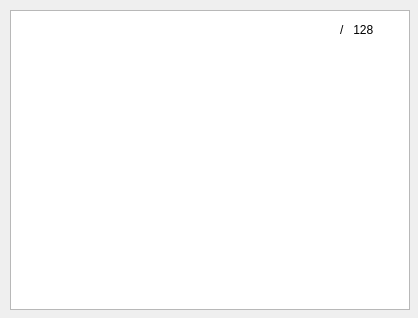
      <widget class="QWidget" name="scrollAreaWidgetContents_53">
       <property name="geometry">
        <rect>
         <x>0</x>
         <y>0</y>
         <width>418</width>
         <height>318</height>
        </rect>
       </property>
       <widget class="QLabel" name="lbl_report_octa_single_h_view_index">
        <property name="geometry">
         <rect>
          <x>366</x>
          <y>10</y>
          <width>71</width>
          <height>20</height>
         </rect>
        </property>
        <property name="text">
         <string/>
        </property>
       </widget>
       <widget class="QGraphicsView" name="graphicsView">
        <property name="geometry">
         <rect>
          <x>10</x>
          <y>10</y>
          <width>400</width>
          <height>300</height>
         </rect>
        </property>
        <property name="verticalScrollBarPolicy">
         <enum>Qt::ScrollBarAlwaysOff</enum>
        </property>
        <property name="horizontalScrollBarPolicy">
         <enum>Qt::ScrollBarAlwaysOff</enum>
        </property>
       </widget>
       <widget class="QLabel" name="label_2">
        <property name="geometry">
         <rect>
          <x>340</x>
          <y>20</y>
          <width>41</width>
          <height>20</height>
         </rect>
        </property>
        <property name="autoFillBackground">
         <bool>false</bool>
        </property>
        <property name="text">
         <string>/   128</string>
        </property>
       </widget>
       <widget class="QLabel" name="label">
        <property name="geometry">
         <rect>
          <x>320</x>
          <y>20</y>
          <width>21</width>
          <height>20</height>
         </rect>
        </property>
        <property name="autoFillBackground">
         <bool>false</bool>
        </property>
        <property name="text">
         <string/>
        </property>
       </widget>
      </widget>
